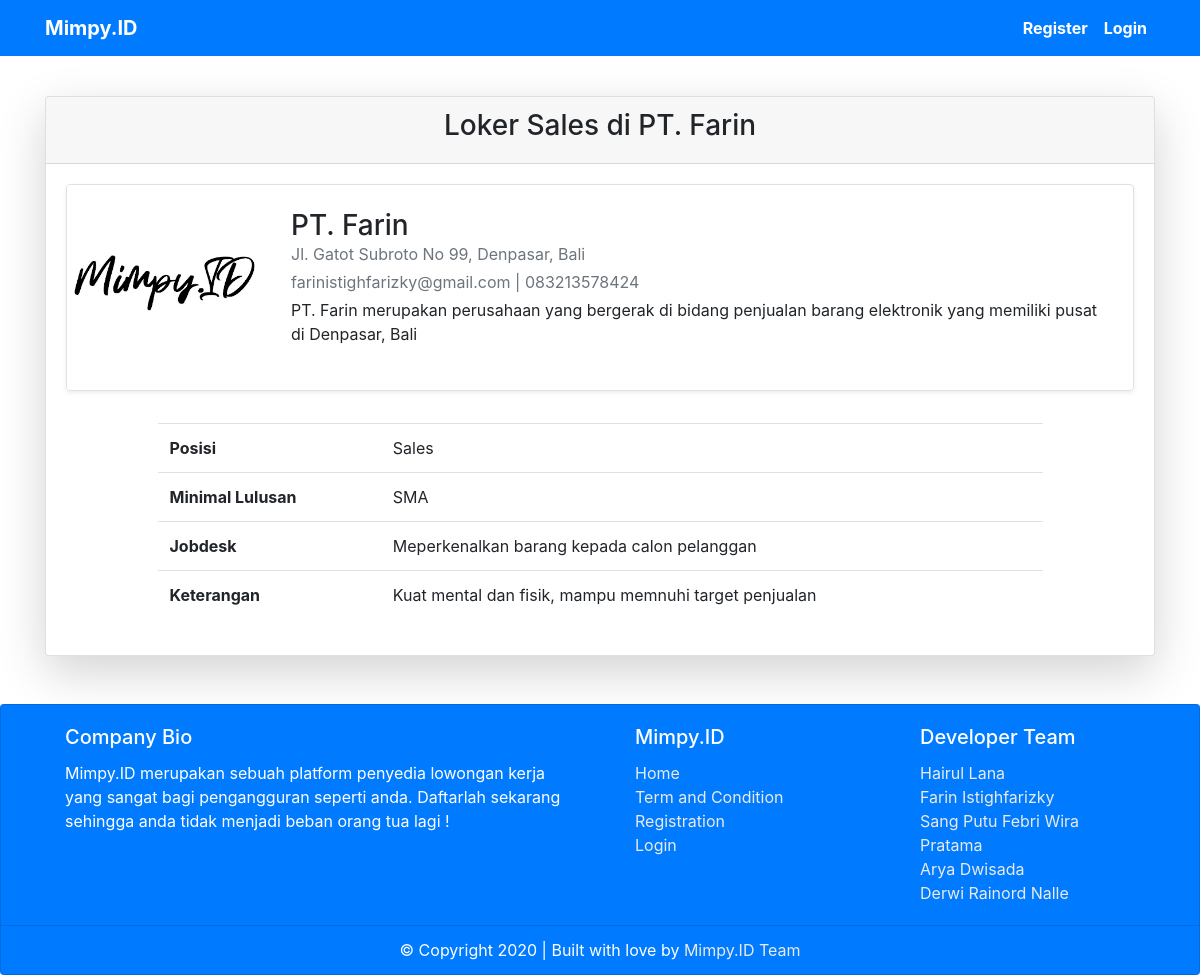
Page /detail-loker.php?id=17 on the committed database.
### tables this page shows
CREATE TABLE `loker` (
  `id` int(11) NOT NULL,
  `idPerusahaan` int(11) NOT NULL,
  `posisi` varchar(30) NOT NULL,
  `lulusan` varchar(50) NOT NULL,
  `jobdesk` varchar(100) NOT NULL,
  `keterangan` varchar(256) NOT NULL,
  `status` varchar(11) NOT NULL
);

CREATE TABLE `perusahaan` (
  `id` int(11) NOT NULL,
  `nama` varchar(50) NOT NULL,
  `email` varchar(50) NOT NULL,
  `telp` varchar(20) NOT NULL,
  `kota` varchar(30) NOT NULL,
  `alamat` varchar(100) NOT NULL,
  `deskripsi` varchar(512) NOT NULL,
  `foto` text NOT NULL,
  `password` varchar(255) NOT NULL
);

### detail-loker.php (the view, shortened to what this page needs)
<?php
require "db.php";
$id = $_GET["id"];
$loker = mysqli_query($db, "SELECT * FROM loker where id = $id");
$loker = mysqli_fetch_assoc($loker);
$idPerusahaan = $loker["idPerusahaan"];
$perusahaan = mysqli_query($db,"SELECT * from perusahaan where id = $idPerusahaan");
$perusahaan = mysqli_fetch_assoc($perusahaan);
?>
<!DOCTYPE html>
<html lang="en">
<head>
    <?php require "headtags.php" ?>
</head>
<body>
    <?php require "navbar.php" ?>
    <div class="container mt-5">
        <div class="row">
            <div class="col">
                <div class="card shadow-lg">
                    <div class="card-header text-center">
                        <h3><?= "Loker " . $loker["posisi"] . " di " . $perusahaan["nama"] ?></h3>
                    </div>
                    <div class="card-body">
                        <div class="row mb-2">
                            <div class="container">
                                <div class="row no-gutters border rounded overflow-hidden flex-md-row mb-4 shadow-sm h-md-250 position-relative">
                                    <div class="col-auto d-none d-lg-block">
                                        <img src="assets/perusahaan/<?= $perusahaan['foto'] ?>" width="200" height="205 alt="">
                                    </div>
                                    <div class="col p-4 d-flex flex-column position-static">
                                        <h3 class="mb-0"><?= $perusahaan["nama"] ?></h3>
                                        <div class="mb-1 text-muted"><?= $perusahaan["alamat"] ?></div>
                                        <div class="mb-1 text-muted"><?= $perusahaan["email"] ?> | <?= $perusahaan["telp"] ?></div>
                                        <p class="card-text mb-auto"><?= $perusahaan["deskripsi"] ?></p>
                                    </div>
                                </div>
                            </div>
                        </div>
                        <div class="row">
                            <div class="col-md-10 offset-md-1">
                                <table class="table">
                                    <tr>
                                        <th>Posisi</th>
                                        <td><?= $loker["posisi"] ?></td>
                                    </tr>
                                    <tr>
                                        <th>Minimal Lulusan</th>
                                        <td><?= $loker["lulusan"] ?></td>
                                    </tr>
                                    <tr>
                                        <th>Jobdesk</th>
                                        <td><?= $loker["jobdesk"]; ?></td>
                                    </tr>
                                    <tr>
                                        <th>Keterangan</th>
                                        <td><?= $loker["keterangan"] ?></td>
                                    </tr>
                                </table>
                            </div>
                        </div>
                    </div>
                </div>
            </div>
        </div>
    </div>
    <?php require "footer.php" ?>
</body>
</html>

### rows in the picture
loker: posisi "Sales", lulusan "SMA", jobdesk "Meperkenalkan barang kepada calon pelanggan", keterangan "Kuat mental dan fisik, mampu memnuhi target penjualan"
perusahaan: nama "PT. Farin", foto (placeholder picture), alamat "Jl. Gatot Subroto No 99, Denpasar, Bali", email "farinistighfarizky@gmail.com", telp "083213578424", deskripsi "PT. Farin merupakan perusahaan yang bergerak di bidang penjualan barang elektronik yang memiliki pusat di Denpasar, Bali"
